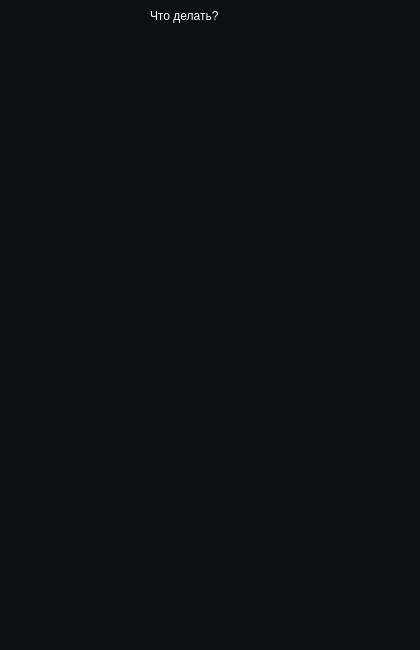
<?xml version="1.0" encoding="UTF-8"?>
<ui version="4.0">
 <class>MainWindow</class>
 <widget class="QMainWindow" name="MainWindow">
  <property name="geometry">
   <rect>
    <x>0</x>
    <y>0</y>
    <width>420</width>
    <height>650</height>
   </rect>
  </property>
  <property name="minimumSize">
   <size>
    <width>420</width>
    <height>650</height>
   </size>
  </property>
  <property name="maximumSize">
   <size>
    <width>420</width>
    <height>650</height>
   </size>
  </property>
  <property name="windowTitle">
   <string>MainWindow</string>
  </property>
  <property name="styleSheet">
   <string notr="true">background-color:#0b1015;</string>
  </property>
  <widget class="QWidget" name="centralwidget">
   <widget class="QLabel" name="label">
    <property name="geometry">
     <rect>
      <x>150</x>
      <y>0</y>
      <width>121</width>
      <height>31</height>
     </rect>
    </property>
    <property name="styleSheet">
     <string notr="true">color:white;
font: 15pt &quot;Century Gothic&quot;;</string>
    </property>
    <property name="text">
     <string>Что делать?</string>
    </property>
   </widget>
   <widget class="QPlainTextEdit" name="plainTextEdit">
    <property name="geometry">
     <rect>
      <x>0</x>
      <y>60</y>
      <width>421</width>
      <height>541</height>
     </rect>
    </property>
    <property name="styleSheet">
     <string notr="true">color:white;
border:None;</string>
    </property>
    <property name="readOnly">
     <bool>true</bool>
    </property>
   </widget>
  </widget>
  <widget class="QMenuBar" name="menubar">
   <property name="geometry">
    <rect>
     <x>0</x>
     <y>0</y>
     <width>420</width>
     <height>21</height>
    </rect>
   </property>
  </widget>
  <widget class="QStatusBar" name="statusbar"/>
 </widget>
 <resources/>
 <connections/>
</ui>
